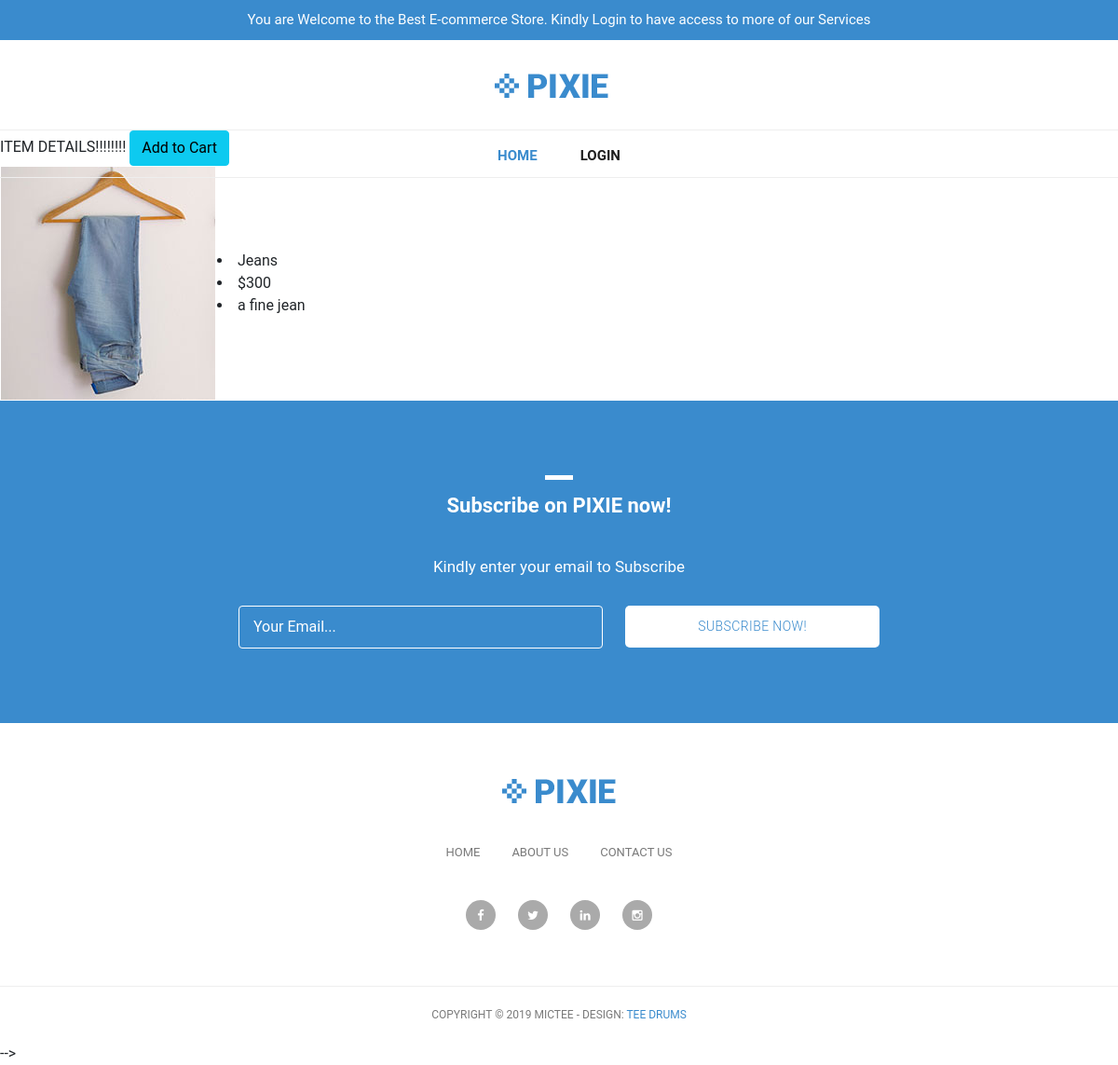
The app's page /product/jeans/ with its own data.
### estore/models.py (models this page shows, shortened)
class Item(models.Model):
    name = models.CharField(max_length=255)
    slug = models.SlugField(null=True)
    count = models.IntegerField(null=True, default=0)
    price = models.IntegerField()
    img = models.ImageField(upload_to='pics')
    description = models.CharField(max_length=400)

### estore/views.py (the view)
# urls.py: path('product/<slug:slug>/', views.item_detail, name="description"),
def item_detail(request, slug):
    pick = get_object_or_404(Item, slug=slug)
    return render(request, 'item_detail.html', {"pick":pick})

### templates/item_detail.html
{% extends 'base.html' %}
{% load static %}
{% block content %}
ITEM DETAILS!!!!!!!!
<table>
    <tr>
        <td>
            <img src="{{pick.img.url}}" alt="">
        </td>
        <td>
            <li>{{pick.name}}</li>
            <li>${{pick.price}}</li>
            <li>{{pick.description}}</li>
        </td>
    </tr>
    <tr>
        <a  href="{% url 'estore:checkout' %}" class="btn btn-info" >Add to Cart</a>
    </tr>
</table>
{% endblock %}

### static/css/tooplate-main.css (style rules this page uses)
body { font-family: 'Roboto', sans-serif; transition: all 0.5s; }
a { text-decoration: none!important; }

### records on screen
Item: img (picture), name "Jeans", price "300", description "a fine jean"
